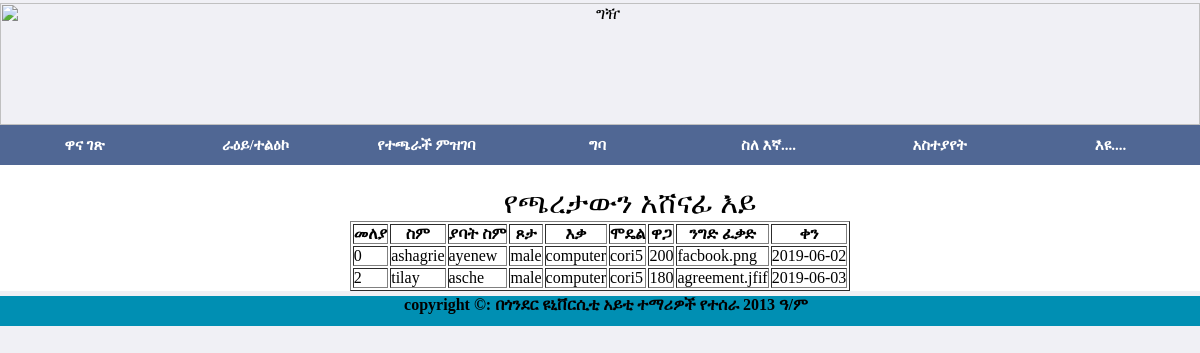
The app's page /itemsupplier2.php with its own data.
### tables this page shows
CREATE TABLE IF NOT EXISTS `supplier` (
  `id` int(11) NOT NULL,
  `supplier_fname` varchar(20) DEFAULT NULL,
  `supplier_lname` varchar(20) DEFAULT NULL,
  `supplier_sex` varchar(20) DEFAULT NULL,
  `supplier_phone` varchar(20) DEFAULT NULL,
  `email` varchar(50) DEFAULT NULL,
  `item_type` varchar(20) DEFAULT NULL,
  `item_model` varchar(20) DEFAULT NULL,
  `quantity` int(11) DEFAULT NULL,
  `unit_price` int(11) DEFAULT NULL,
  `total_price` int(11) DEFAULT NULL,
  `tin_number` varchar(500) NOT NULL,
  `trade_license` varchar(500) NOT NULL,
  `vat_registration_number` varchar(20) DEFAULT NULL,
  `registereddate` date DEFAULT NULL,
  `status` varchar(50) DEFAULT NULL,
  PRIMARY KEY (`id`)
);

### viewbiddingwinners2.php (the view, shortened to what this page needs)
<html>
<head>
<br>
<p style="float:center;font-size:30px">&nbsp;&nbsp;&nbsp;&nbsp;&nbsp;&nbsp;&nbsp;&nbsp;የጫረታውን አሸናፊ እይ</p>
</head>
</html>
<?php
$connection=mysqli_connect("localhost", "root", "");
If($connection){
		$sql=mysqli_select_db($connection,"purchasi");
		If($sql){
$sql2="select *from supplier where status='accepted'";
$result=mysqli_query($connection,$sql2);
$res=mysqli_num_rows($result);
if($res>=1)
{
echo "<table id='tb' border=1 cellpadding=5 ><tr>";
echo "<th>መለያ</th><th>ስም</th><th>ያባት ስም</th><th>ጾታ</th><th>እቃ</th><th>ሞዴል</th><th>ዋጋ</th><th>ንግድ ፈቃድ</th><th>ቀን</th>";
echo"</tr>";
	While($row=mysqli_fetch_array($result))
	{
echo "<tr>";
echo "<td>".$row['id']."</td>";
	echo "<td>".$row['supplier_fname']."</td>";
	echo "<td>".$row['supplier_lname']."</td>";
	echo "<td>".$row['supplier_sex']."</td>";
	echo "<td>".$row['item_type']."</td>";
	echo "<td>".$row['item_model']."</td>";
	echo "<td>".$row['total_price']."</td>";
		echo "<td>".$row['trade_license']."</td>";
			echo "<td>".$row['registereddate']."</td>";
			?>
		<?php
	echo "</tr>";
			  }
	echo "</table>";
}}
else
die("<font color='red' size='5'>ዳታበዙ አልተመረጠም: </font>".mysqli_error($connection));
}
else
die("<font color='red' size='5'>ኮኔክሽን ተቋርጧል: </font>".mysqli_error($connection));
  ?>

### css/LoginPageStyle.css (style rules this page uses)
* { box-sizing: border-box; padding:0; margin: 0; }
body { background-color: #f0f0f5; width: 100%; min-width:500px; height:auto; margin-top:3px }

### viewbiddingwinners2.php (style rules this page uses)
tr { cursor: pointer; transition: all .25s ease-in-out }

### records on screen
supplier: id "0", supplier_fname "ashagrie", supplier_lname "ayenew", supplier_sex "male", item_type "computer", item_model "cori5", total_price "200", trade_license "facbook.png", registereddate "2019-06-02"
supplier: id "2", supplier_fname "tilay", supplier_lname "asche", supplier_sex "male", item_type "computer", item_model "cori5", total_price "180", trade_license "agreement.jfif", registereddate "2019-06-03"
